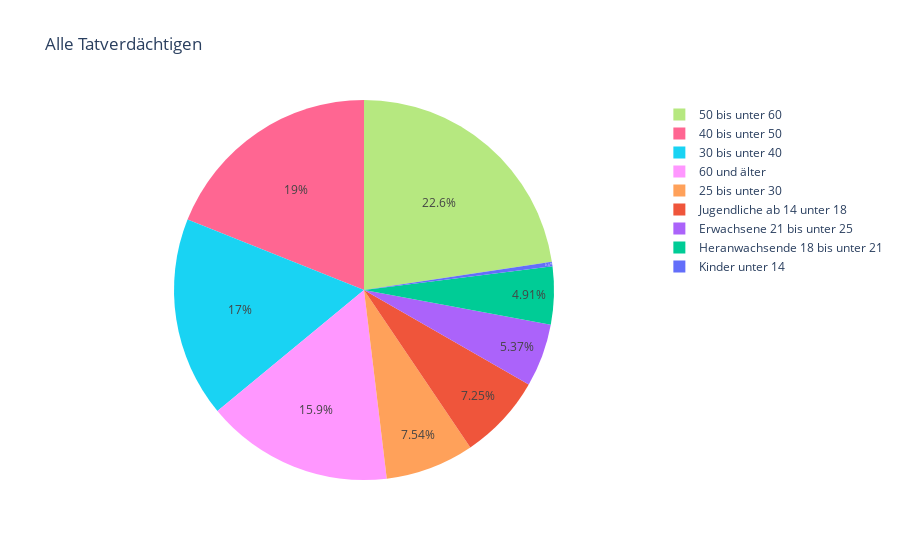

Here is the notebook cell this chart was saved with:
### Code cell
# update figure
fig.update_traces(
    textposition='inside',
    textinfo='percent',
                 )

### Figure 1 — Plotly figure (JSON) as saved in the notebook; plotly's stock layout.template omitted (floating-point values rounded to 4 significant figures)
{"data": [{"customdata": [["#3F83F4"], ["#8DC0F6"], ["#BBE4FA"], ["#062089"], ["#000080"], ["#00FFFF"], ["#777777"], ["#9C9C9C"], ["#B2B2B2"]], "domain": {"x": [0, 1], "y": [0, 1]}, "hovertemplate": "label=%{label}<br>value=%{value}<br>color=%{customdata[0]}<extra></extra>", "labels": ["Kinder unter 14", "Jugendliche ab 14 unter 18", "Heranwachsende 18 bis unter 21", "Erwachsene 21 bis unter 25", "25 bis unter 30", "30 bis unter 40", "40 bis unter 50", "50 bis unter 60", "60 und älter"], "legendgroup": "", "marker": {"colors": ["#636efa", "#EF553B", "#00cc96", "#ab63fa", "#FFA15A", "#19d3f3", "#FF6692", "#B6E880", "#FF97FF"]}, "name": "", "showlegend": true, "textinfo": "percent", "textposition": "inside", "type": "pie", "values": [7, 127, 86, 94, 132, 298, 332, 396, 279]}], "layout": {"autosize": true, "legend": {"tracegroupgap": 0}, "title": {"text": "Alle Tatverdächtigen"}}}
